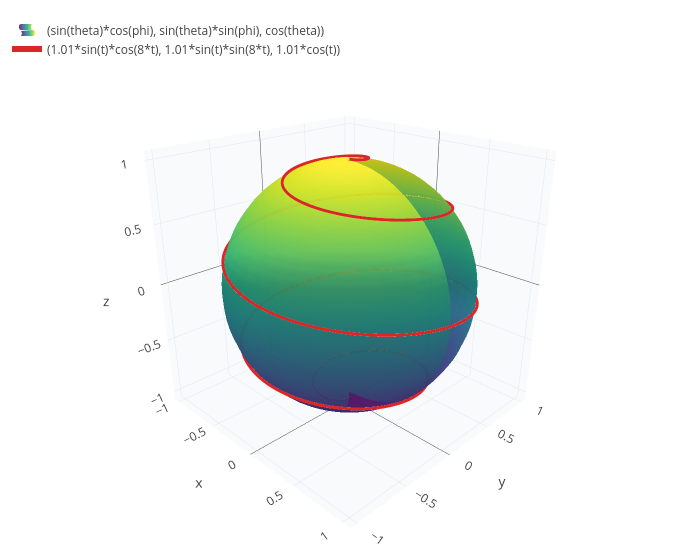

The cell this chart's notebook holds for it:
### Code cell
r = 1;
ball = surface(sin(theta)*cos(phi), sin(theta)*sin(phi), cos(theta), theta, 0, pi, phi, 0, 2*pi);
spiral = parametric3d(1.01*sin(t)*cos(8*t), 1.01*sin(t)*sin(8*t), 1.01*cos(t), t, 0, pi);
show(ball, spiral)

### Figure 1 — Plotly figure (JSON) as saved in the notebook; plotly's stock layout.template omitted (floating-point values rounded to 4 significant figures; data arrays with more than 128 entries replaced by an {"elided": "..."} marker saying what was removed)
{"data": [{"colorscale": "Viridis", "name": "(sin(theta)*cos(phi), sin(theta)*sin(phi), cos(theta))", "opacity": 0.85, "showlegend": true, "showscale": false, "type": "surface", "x": {"elided": "41x41 float values"}, "y": {"elided": "41x41 float values"}, "z": {"elided": "41x41 float values"}}, {"line": {"color": "#dc2626", "width": 6}, "mode": "lines", "name": "(1.01*sin(t)*cos(8*t), 1.01*sin(t)*sin(8*t), 1.01*cos(t))", "type": "scatter3d", "x": {"elided": "601 float values"}, "y": {"elided": "601 float values"}, "z": {"elided": "601 float values"}}], "layout": {"height": 560, "legend": {"x": 0.01, "y": 0.99}, "margin": {"b": 0, "l": 0, "r": 0, "t": 10}, "scene": {"aspectmode": "data", "camera": {"eye": {"x": 1.6, "y": -1.6, "z": 1.0}}, "xaxis": {"backgroundcolor": "#f8fafc", "gridcolor": "#e2e8f0", "showbackground": true, "title": {"text": "x"}}, "yaxis": {"backgroundcolor": "#f8fafc", "gridcolor": "#e2e8f0", "showbackground": true, "title": {"text": "y"}}, "zaxis": {"backgroundcolor": "#f8fafc", "gridcolor": "#e2e8f0", "showbackground": true, "title": {"text": "z"}}}, "showlegend": true, "title": {"text": ""}, "width": 700}}
